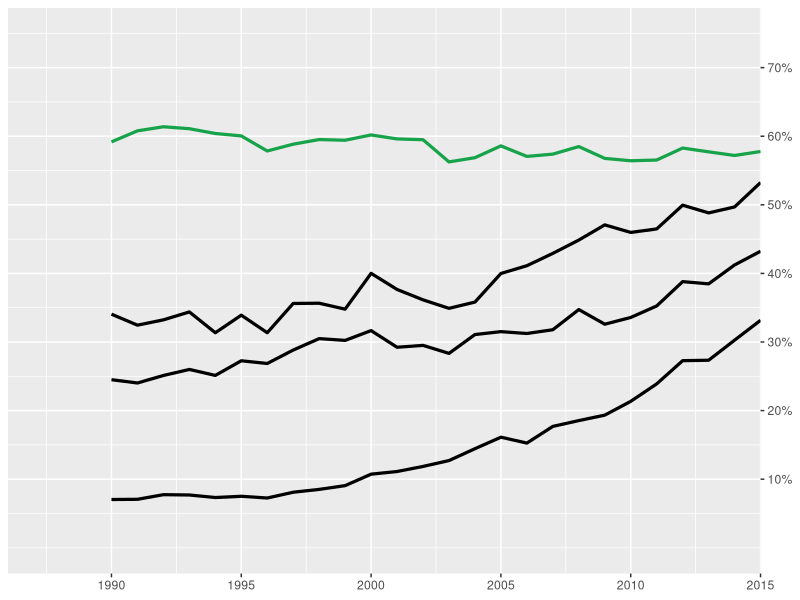

This chart was generated by the following R code:
library(tidyverse)
library(scales)

world_bank_countries <- read_csv("data/world_bank_countries.csv")

renewable_energy <- world_bank_countries %>% 
  filter(country %in% c("Norway", "Finland", "Denmark", 
                        "Sweden")) %>% 
  select(country, year, renewable_energie_consumption) %>% 
  drop_na(renewable_energie_consumption) %>% 
  mutate(
    country = as_factor(country) %>% 
      fct_relevel("Norway", "Denmark", "Sweden", "Finland")
  )


renewable_energy %>% 
  ggplot(aes(x = year,
             y = renewable_energie_consumption,
             color = country)) +
  geom_line(size = 1.1) +
  scale_y_continuous(position = "right",
                     limits = c(0, 75),
                     name = NULL,
                     labels = label_percent(scale = 1),
                     breaks = seq(10, 70, 10)) +
  scale_x_continuous(limits = c(1986, 2015),
                     expand = expansion(0),
                     name = NULL) +
  scale_color_manual(values = c("#16A34A",
                                rep("1F2937", 3)),
                     guide = "none")
